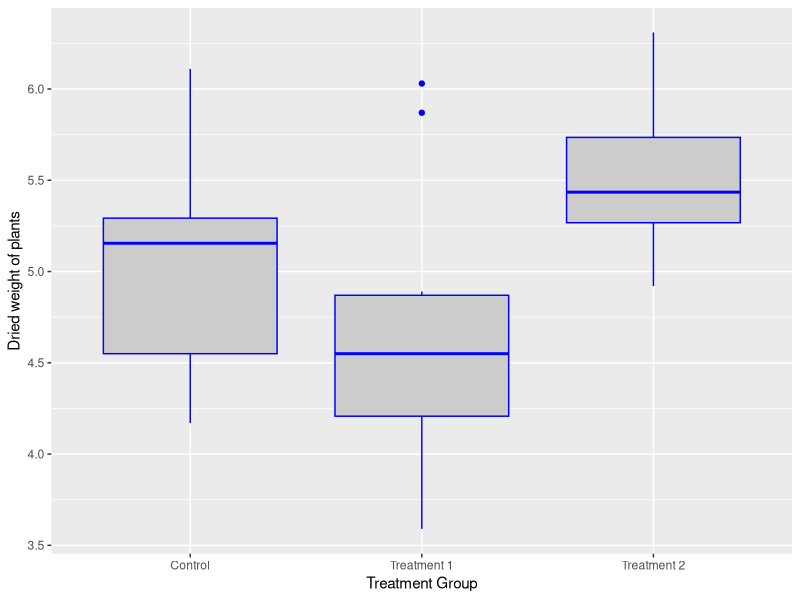
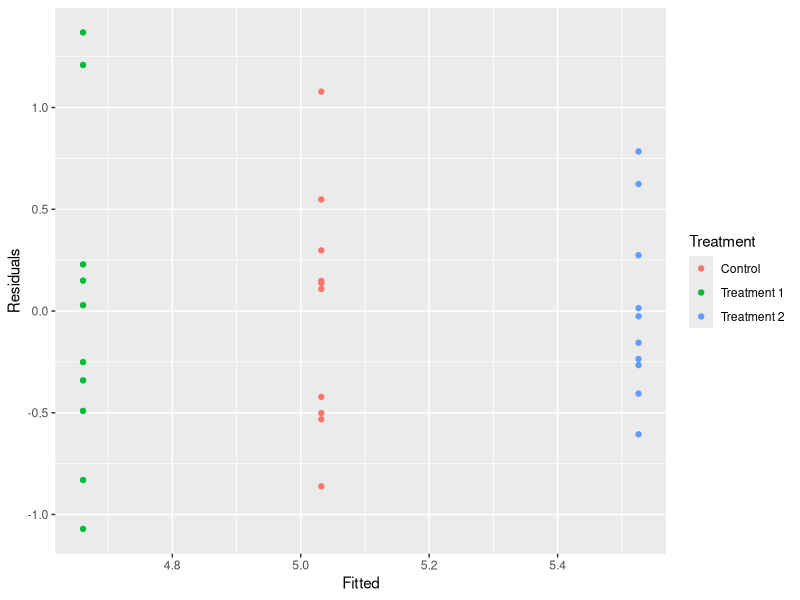

The R script that drew these images, in order:
# https://www.r-bloggers.com/one-way-analysis-of-variance-anova/amp/

plant.df = PlantGrowth
plant.df$group = factor(plant.df$group, labels = c("Control", "Treatment 1", "Treatment 2"))
require(ggplot2)
 
ggplot(plant.df, aes(x = group, y = weight)) +
  geom_boxplot(fill = "grey80", colour = "blue") +
  scale_x_discrete() + 
  xlab("Treatment Group") +
  ylab("Dried weight of plants")

# The geom_boxplot() option is used to specify background and outline colours for the boxes. The axis labels are created with the xlab() and ylab() options. 

plant.mod1 = lm(weight ~ group, data = plant.df)

# We save the model fitted to the data in an object so that we can undertake various actions to study the goodness of the fit to the data and other model assumptions. 
# The standard summary of a lm object is used to produce the following output:

summary(plant.mod1)

# The model output indicates some evidence of a difference in the average growth for the 2nd treatment compared to the control group. 
# An analysis of variance table for this model can be produced via the anova command:

anova(plant.mod1)

# This table confirms that there are differences between the groups which were highlighted in the model summary. 
# The function confint is used to calculate confidence intervals on the treatment parameters, by default 95% confidence intervals:

confint(plant.mod1)

# The model residuals can be plotted against the fitted values to investigate the model assumptions. 
# First we create a data frame with the fitted values, residuals and treatment identifiers:

plant.mod = data.frame(
    Fitted = fitted(plant.mod1),
    Residuals = resid(plant.mod1), 
    Treatment = plant.df$group
)

# and then produce the plot:

ggplot(plant.mod, aes(Fitted, Residuals, colour = Treatment)) + geom_point()